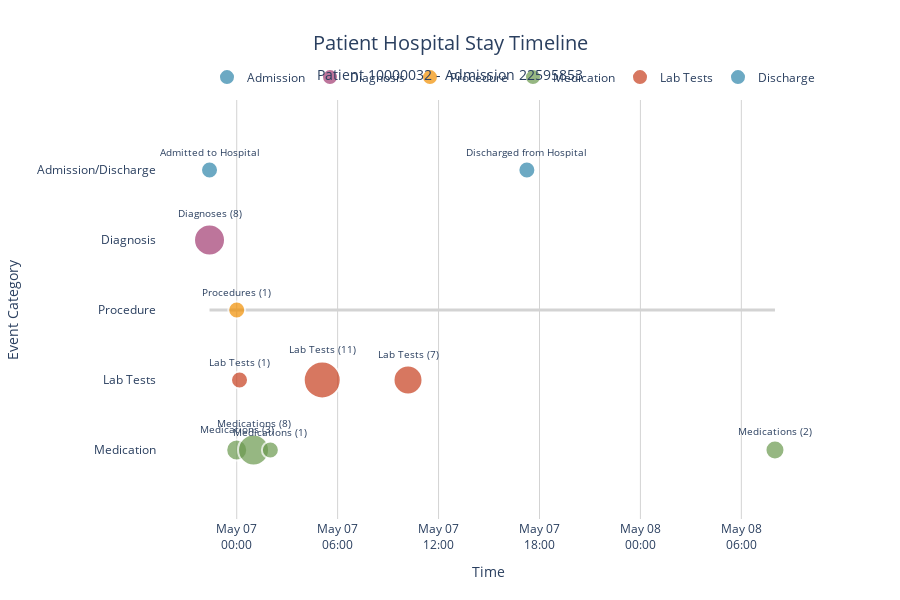

The code cell stored with this chart in its notebook:
### Code cell
def create_timeline_visualization(events_df):
    """
    Create an interactive timeline visualization using Plotly
    """
    # Color scheme for different event categories
    color_map = {
        'Admission': '#2E86AB',      # Blue
        'Diagnosis': '#A23B72',      # Purple
        'Procedure': '#F18F01',      # Orange
        'Lab Tests': '#C73E1D',      # Red
        'Medication': '#6A994E',     # Green
        'Discharge': '#2E86AB'       # Blue
    }
    
    # Assign y-position based on category for better spacing
    category_y = {
        'Admission': 5,
        'Diagnosis': 4,
        'Procedure': 3,
        'Lab Tests': 2,
        'Medication': 1,
        'Discharge': 5
    }
    
    events_df['y_pos'] = events_df['category'].map(category_y)
    events_df['color'] = events_df['category'].map(color_map)
    
    # Create the figure
    fig = go.Figure()
    
    # Add timeline line
    fig.add_trace(go.Scatter(
        x=[events_df['timestamp'].min(), events_df['timestamp'].max()],
        y=[3, 3],
        mode='lines',
        line=dict(color='lightgray', width=3),
        showlegend=False,
        hoverinfo='skip'
    ))
    
    # Add events as markers
    for category in events_df['category'].unique():
        cat_data = events_df[events_df['category'] == category]
        
        # Create hover text with full details
        hover_text = [
            f"<b>{row['title']}</b><br><br>{row['details']}<br><br><i>{row['timestamp'].strftime('%Y-%m-%d %H:%M')}</i>"
            for _, row in cat_data.iterrows()
        ]
        
        fig.add_trace(go.Scatter(
            x=cat_data['timestamp'],
            y=cat_data['y_pos'],
            mode='markers+text',
            marker=dict(
                size=15 + cat_data['count'] * 2,  # Size based on number of items
                color=cat_data['color'],
                line=dict(color='white', width=2)
            ),
            text=cat_data['title'],
            textposition='top center',
            textfont=dict(size=10),
            name=category,
            hovertext=hover_text,
            hoverinfo='text'
        ))
    
    # Update layout
    fig.update_layout(
        title={
            'text': f'Patient Hospital Stay Timeline<br><sub>Patient {patient.subject_id} - Admission {hadm_id}</sub>',
            'x': 0.5,
            'xanchor': 'center',
            'font': {'size': 20}
        },
        xaxis=dict(
            title='Time',
            showgrid=True,
            gridcolor='lightgray',
            tickformat='%b %d\n%H:%M'
        ),
        yaxis=dict(
            title='Event Category',
            showgrid=False,
            tickmode='array',
            tickvals=[1, 2, 3, 4, 5],
            ticktext=['Medication', 'Lab Tests', 'Procedure', 'Diagnosis', 'Admission/Discharge'],
            range=[0, 6]
        ),
        hovermode='closest',
        height=600,
        plot_bgcolor='white',
        showlegend=True,
        legend=dict(
            orientation='h',
            yanchor='bottom',
            y=1.02,
            xanchor='right',
            x=1
        )
    )
    
    return fig

# Create and display the visualization
fig = create_timeline_visualization(events_df)
fig.show()

### Figure 1 — Plotly figure (JSON) as saved in the notebook; plotly's stock layout.template omitted (floating-point values rounded to 4 significant figures)
{"data": [{"hoverinfo": "skip", "line": {"color": "lightgray", "width": 3}, "mode": "lines", "showlegend": false, "type": "scatter", "x": ["2180-05-06T22:23:00", "2180-05-08T08:00:00"], "y": [3, 3]}, {"hoverinfo": "text", "hovertext": ["<b>Admitted to Hospital</b><br><br>Admitted via TRANSFER FROM HOSPITAL<br><br><i>2180-05-06 22:23</i>"], "marker": {"color": ["#2E86AB"], "line": {"color": "white", "width": 2}, "size": [17]}, "mode": "markers+text", "name": "Admission", "text": ["Admitted to Hospital"], "textfont": {"size": 10}, "textposition": "top center", "type": "scatter", "x": ["2180-05-06T22:23:00.000000000"], "y": [5]}, {"hoverinfo": "text", "hovertext": ["<b>Diagnoses (8)</b><br><br>• Posttraumatic stress disorder<br>• Bipolar disorder, unspecified<br>• Chronic airway obstruction, not elsewhere classified<br>• Personal history of tobacco use<br>• Cirrhosis of liver without mention of alcohol<br>• Other ascites<br>• Portal hypertension<br>• Unspecified viral hepatitis C without hepatic coma<br><br><i>2180-05-06 22:23</i>"], "marker": {"color": ["#A23B72"], "line": {"color": "white", "width": 2}, "size": [31]}, "mode": "markers+text", "name": "Diagnosis", "text": ["Diagnoses (8)"], "textfont": {"size": 10}, "textposition": "top center", "type": "scatter", "x": ["2180-05-06T22:23:00.000000000"], "y": [4]}, {"hoverinfo": "text", "hovertext": ["<b>Procedures (1)</b><br><br>• Percutaneous abdominal drainage<br><br><i>2180-05-07 00:00</i>"], "marker": {"color": ["#F18F01"], "line": {"color": "white", "width": 2}, "size": [17]}, "mode": "markers+text", "name": "Procedure", "text": ["Procedures (1)"], "textfont": {"size": 10}, "textposition": "top center", "type": "scatter", "x": ["2180-05-07T00:00:00.000000000"], "y": [3]}, {"hoverinfo": "text", "hovertext": ["<b>Medications (3)</b><br><br>• Heparin - 5000 UNIT<br>• Sodium Chloride 0.9%  Flush - 3 mL<br>• Influenza Vaccine Quadrivalent - 0.5 mL<br><br><i>2180-05-07 00:00</i>", "<b>Medications (8)</b><br><br>• Albuterol Inhaler - 2 PUFF<br>• Nicotine Patch - 14 mg<br>• Emtricitabine-Tenofovir (Truvada) - 1 TAB<br>• Spironolactone - 50 mg<br>• Raltegravir - 400 mg<br>• Potassium Chloride - 40 mEq<br>• Furosemide - 20 mg<br>• Acetaminophen - 500 mg<br><br><i>2180-05-07 01:00</i>", "<b>Medications (1)</b><br><br>• Ipratropium Bromide Neb - 1 NEB<br><br><i>2180-05-07 02:00</i>", "<b>Medications (2)</b><br><br>• Furosemide - 40 mg<br>• Spironolactone - 50 mg<br><br><i>2180-05-08 08:00</i>"], "marker": {"color": ["#6A994E", "#6A994E", "#6A994E", "#6A994E"], "line": {"color": "white", "width": 2}, "size": [21, 31, 17, 19]}, "mode": "markers+text", "name": "Medication", "text": ["Medications (3)", "Medications (8)", "Medications (1)", "Medications (2)"], "textfont": {"size": 10}, "textposition": "top center", "type": "scatter", "x": ["2180-05-07T00:00:00.000000000", "2180-05-07T01:00:00.000000000", "2180-05-07T02:00:00.000000000", "2180-05-08T08:00:00.000000000"], "y": [1, 1, 1, 1]}, {"hoverinfo": "text", "hovertext": ["<b>Lab Tests (1)</b><br><br>• Urobilinogen: 4.0 (abnormal)<br><br><i>2180-05-07 00:10</i>", "<b>Lab Tests (11)</b><br><br>• PT: 16.6 (abnormal)<br>• Urea Nitrogen: 25.0 (abnormal)<br>• Creatinine: 0.3 (abnormal)<br>• Calcium, Total: 7.8 (abnormal)<br>• Asparate Aminotransferase (AST): 98.0 (abnormal)<br>• Alanine Aminotransferase (ALT): 88.0 (abnormal)<br>• INR(PT): 1.5 (abnormal)<br>• Red Blood Cells: 3.8 (abnormal)<br>• Platelet Count: 71.0 (abnormal)<br>• MCV: 99.0 (abnormal)<br>• ... and 1 more<br><br><i>2180-05-07 05:05</i>", "<b>Lab Tests (7)</b><br><br>• RBC, Ascites: 8800.0 (abnormal)<br>• Total Nucleated Cells, Ascites: 300.0 (abnormal)<br>• Eosinophils: 1.0 (abnormal)<br>• Lymphocytes: 49.0 (abnormal)<br>• Macrophage: 35.0 (abnormal)<br>• Mesothelial Cell: 2.0 (abnormal)<br>• Polys: 13.0 (abnormal)<br><br><i>2180-05-07 10:11</i>"], "marker": {"color": ["#C73E1D", "#C73E1D", "#C73E1D"], "line": {"color": "white", "width": 2}, "size": [17, 37, 29]}, "mode": "markers+text", "name": "Lab Tests", "text": ["Lab Tests (1)", "Lab Tests (11)", "Lab Tests (7)"], "textfont": {"size": 10}, "textposition": "top center", "type": "scatter", "x": ["2180-05-07T00:10:00.000000000", "2180-05-07T05:05:00.000000000", "2180-05-07T10:11:00.000000000"], "y": [2, 2, 2]}, {"hoverinfo": "text", "hovertext": ["<b>Discharged from Hospital</b><br><br>Discharged to HOME<br><br><i>2180-05-07 17:15</i>"], "marker": {"color": ["#2E86AB"], "line": {"color": "white", "width": 2}, "size": [17]}, "mode": "markers+text", "name": "Discharge", "text": ["Discharged from Hospital"], "textfont": {"size": 10}, "textposition": "top center", "type": "scatter", "x": ["2180-05-07T17:15:00.000000000"], "y": [5]}], "layout": {"height": 600, "hovermode": "closest", "legend": {"orientation": "h", "x": 1, "xanchor": "right", "y": 1.02, "yanchor": "bottom"}, "plot_bgcolor": "white", "showlegend": true, "title": {"font": {"size": 20}, "text": "Patient Hospital Stay Timeline<br><sub>Patient 10000032 - Admission 22595853</sub>", "x": 0.5, "xanchor": "center"}, "xaxis": {"gridcolor": "lightgray", "showgrid": true, "tickformat": "%b %d\n%H:%M", "title": {"text": "Time"}}, "yaxis": {"range": [0, 6], "showgrid": false, "tickmode": "array", "ticktext": ["Medication", "Lab Tests", "Procedure", "Diagnosis", "Admission/Discharge"], "tickvals": [1, 2, 3, 4, 5], "title": {"text": "Event Category"}}}}
